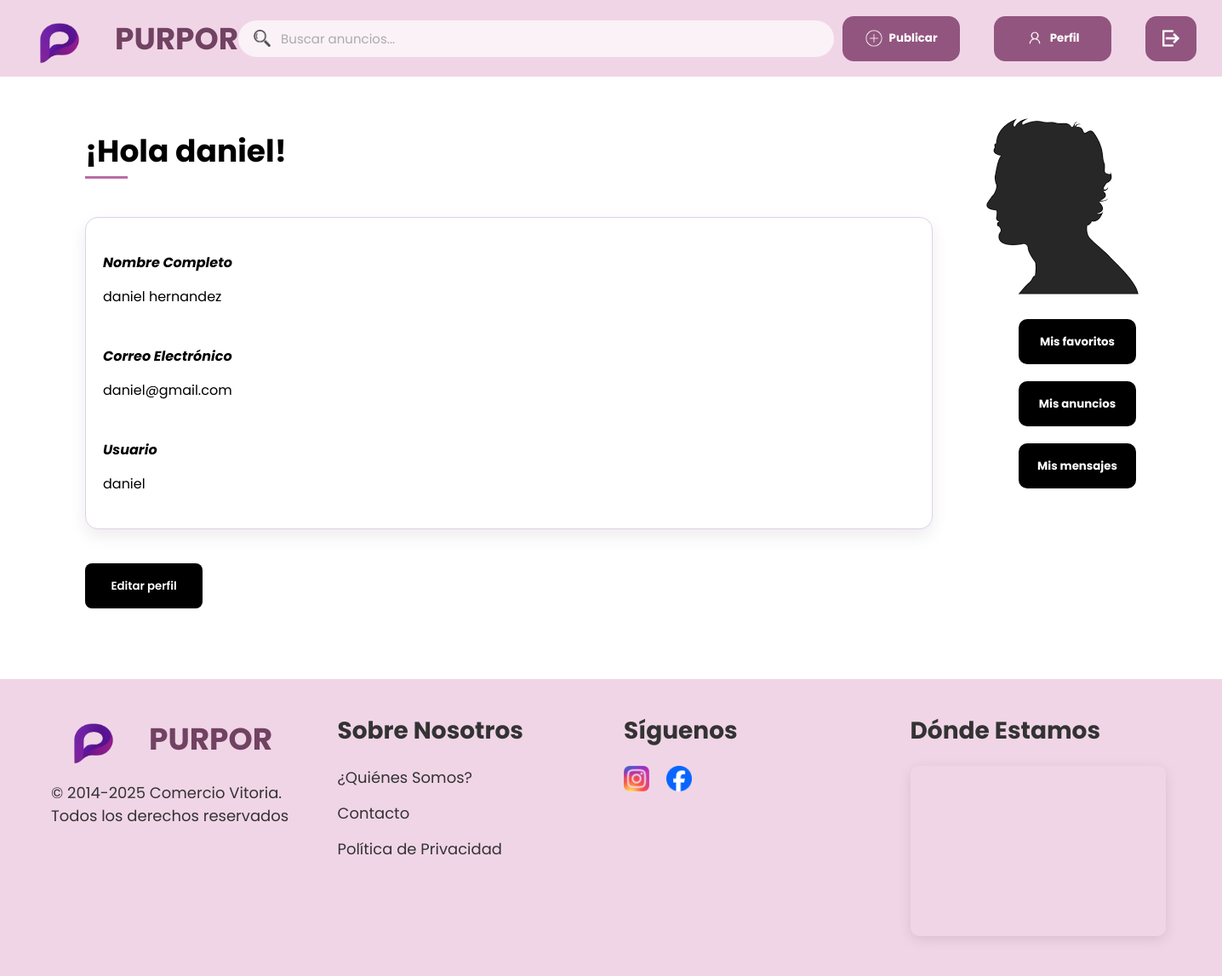
The page /programa/index.php?controller=UsuariosController&accion=perfil (signed in) on the database as committed earlier.
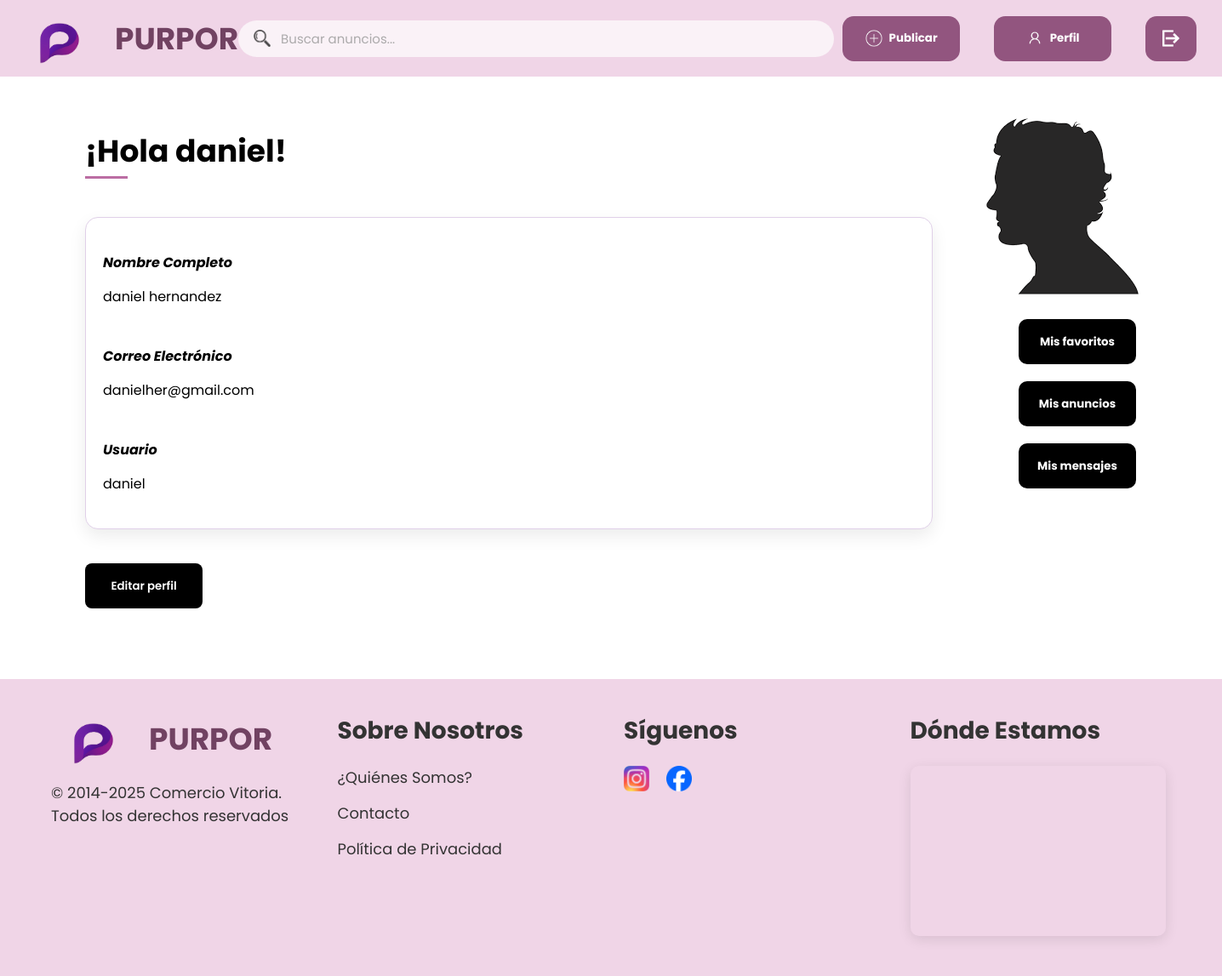
The same page on the database as committed later.
### tables this page shows
CREATE TABLE IF NOT EXISTS `usuarios` (
  `id` int NOT NULL AUTO_INCREMENT,
  `user_name` varchar(255) NOT NULL,
  `password` varchar(500) NOT NULL,
  `nombre` varchar(255) NOT NULL,
  `apellidos` varchar(255) NOT NULL,
  `email` varchar(255) NOT NULL,
  `fecha_nacimiento` date NOT NULL,
  `tipo_usuario` enum('usuario','admin') NOT NULL DEFAULT 'usuario',
  `telefono` varchar(20) DEFAULT NULL,
  PRIMARY KEY (`id`),
  UNIQUE KEY `user_name` (`user_name`)
);

### programa/controllers/BaseController.php (called while the page is built, shortened)
<?php
class BaseController {
    protected function render($view, $data = []) {
        extract($data);
        require __DIR__ . "/../views/{$view}";
    }
}

### programa/controllers/UsuariosController.php (called while the page is built, shortened)
<?php
require_once __DIR__ . '/BaseController.php';
require_once __DIR__ . '/../models/UsuariosModel.php';
class UsuariosController extends BaseController {
    public function perfil() {
        $usuario = UsuariosModel::getById($_SESSION['id']);
        $this->render('perfilUsuario.php', ['usuario' => $usuario]);
    }
}

### programa/Router.php (called while the page is built, shortened)
<?php
class Router {
    public static function dispatch() {
        $controllerName = $_GET['controller'] ?? 'ComerciosController';
        $action = $_GET['accion'] ?? 'index';
        self::loadController($controllerName, $action);
    }
    private static function loadController($controllerName, $action) {
        $controller = new $controllerName();
        $controller->$action();
    }
}

### programa/index.php (called while the page is built)
<?php
require_once 'Router.php';
Router::dispatch();

### programa/models/UsuariosModel.php (called while the page is built, shortened)
<?php
class UsuariosModel {
    public static function getById($id) {
        $dbh = Database::getConnection();
        $stmt = $dbh->prepare("SELECT *
                                FROM usuarios
                                WHERE id = :id");
        $stmt->execute([
            'id' => $id
        ]);
        return $stmt->fetch(PDO::FETCH_ASSOC);
    }
}

### programa/views/perfilUsuario.php (the view, shortened to what this page needs)
<?php
require_once __DIR__ . '/../models/UsuariosModel.php';
$usuario = UsuariosModel::getById($_SESSION['id']);
?>
<!DOCTYPE html>
<html>
<head>
    <link rel="stylesheet" href="css/perfilUsuario.css">
    <link rel="stylesheet" href="css/header.css">
    <link rel="stylesheet" href="css/registrarse.css">
    <link rel="stylesheet" href="css/iniciarSesion.css">
    <link rel="stylesheet" href="css/footerStyle.css">
    <link rel="stylesheet" href="css/tarjetas.css">
    <link rel="stylesheet" href="css/popup.css">
    <link rel="stylesheet" href="css/editarAnuncio.css">
</head>
<body>
<?php require_once 'layout/header.php'; ?>
<div id="contenedor-principal">
  <div id="info">
      <div id="div-saludo">
          <p id="saludo">¡Hola <?php echo htmlspecialchars($usuario['nombre']); ?>!</p>
      </div>
      <div id="datos">
          <p id="nombre-apellidos">
              <p class="datos">Nombre Completo</p> <?php echo htmlspecialchars($usuario['nombre'] . ' ' . $usuario['apellidos']); ?>
          </p>
          <p id="email"><p class="datos">Correo Electrónico</p> <?php echo htmlspecialchars($usuario['email']); ?></p>
          <p id="usuario"><p class="datos">Usuario</p>   <?php echo htmlspecialchars($usuario['user_name']); ?></p>
      </div>
  </div>
  <div id="imagen-botones">
    <img src="img/perfil.png" alt="">
    <?php if($usuario['tipo_usuario'] !== 'admin'): ?>
      <button class="btn-perfil" id="btn-favoritos">Mis favoritos</button>
      <button class="btn-perfil" id="btn-anuncios">Mis anuncios</button>
      <a href="index.php?controller=MensajesController&accion=mostrar"><button class="btn-perfil" id="anuncios">Mis mensajes</button></a>
    <?php else: ?>
      <button class="btn-perfil" id="abrirCrear">Crear categoría</button>
      <button class="btn-perfil" id="abrirBorrar">Borrar categoría</button>
    <?php endif; ?>
  </div>
</div>
<div id="editar-boton">
  <a href="index.php?controller=UsuariosController&accion=editar" class="btn-editar">
    <button class="btn-perfil" id="editar">Editar perfil</button>
  </a>
</div>
<?php require_once 'layout/footer.php'; ?>
</body>
</html>

Rows that differ between the two databases and show on the page:
changed usuarios "daniel": email "daniel@gmail.com" → "danielher@gmail.com"
